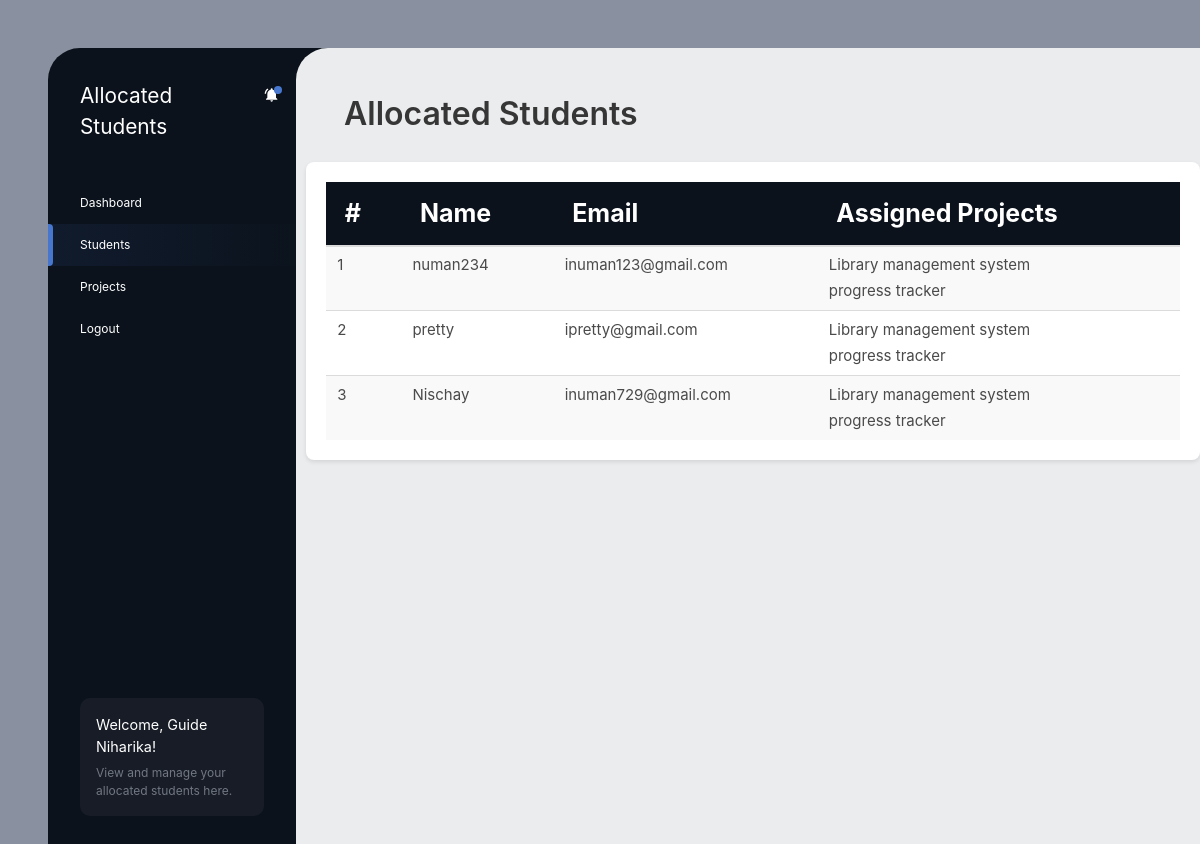
The app's page /allocated/ (signed in) with its own data.
### MySiteApp/models.py (models this page shows, shortened)
class User(AbstractUser):
    ROLE_CHOICES = [
        ('student', 'Student'),
        ('mentor', 'Mentor'),
        ('admin', 'Admin'),
    ]
    role = models.CharField(max_length=10, choices=ROLE_CHOICES,)
    profile_picture = models.ImageField(upload_to='profile_pictures/', null=True, blank=True)
    mentor = models.ForeignKey(
        'self',
        on_delete=models.SET_NULL,
        null=True,
        blank=True,
        related_name='students'
    )  # Link students to mentors
    progress = models.FloatField(default=0.0)

class Project(models.Model):
    id = models.AutoField(primary_key=True)
    title = models.CharField(max_length=200)
    description = models.TextField(blank=True, null=True)
    start_date = models.DateField()
    due_date = models.DateField(default="2024-12-31")
    owner = models.ForeignKey(User, on_delete=models.CASCADE, related_name='owned_projects',null=True, blank=True)
    mentor = models.ForeignKey(User, on_delete=models.SET_NULL, null=True, blank=True, related_name='mentored_projects')  # Supervisor (mentor)
    students = models.ManyToManyField(
        User, related_name='assigned_projects', blank=True, limit_choices_to={'role': 'student'}
    )

### MySiteApp/views.py (the view)
# urls.py: path('allocated/', views.allocated_students_view, name='allocated_students'),
@login_required
def allocated_students_view(request):
    if request.user.role != 'mentor':
        return redirect('access_denied')
    allocated_students = models.User.objects.filter(
        id__in=models.MentorStudentAllocation.objects.filter(mentor=request.user).values('student_id')
    )
    return render(request, 'mentor/allocated_students.html', {
        'students': allocated_students,
    })

### MySiteApp/templates/mentor/allocated_students.html (shortened to what this page needs)
<!DOCTYPE html>
<html lang="en">
<head>
  {% load static %}
  <link rel="stylesheet" href="https://cdnjs.cloudflare.com/ajax/libs/bulma/0.7.4/css/bulma.min.css">
  <link rel="stylesheet" href="{% static 'css/style.css' %}">
</head>
<body>
<div class="site-wrap">
  <nav class="site-nav">
    <div class="name">
      Allocated Students
    </div>
    <ul>
      <li><a href="{% url 'mentor_dashboard' %}">Dashboard</a></li>
      <li class="active"><a href="{% url 'allocated_students' %}">Students</a></li>
      <li><a href="{% url 'mentor_student_projects' %}">Projects</a></li>
      <li><a href="{% url 'login' %}">Logout</a></li>
    </ul>
    <div class="note">
      <h3>Welcome, Guide {{ user.username }}!</h3>
      <p>View and manage your allocated students here.</p>
    </div>
  </nav>
  <main>
    <header>
      <h1 class="title">Allocated Students</h1>
    </header>
    <div class="row">
      <div class="content">
        {% if students %}
        <table>
          <thead class="head">
            <tr>
              <th>#</th>
              <th>Name</th>
              <th>Email</th>
              <th>Assigned Projects</th>
            </tr>
          </thead>
          <tbody>
            {% for student in students %}
            <tr>
              <td>{{ forloop.counter }}</td>
              <td>{{ student.username }}</td>
              <td>{{ student.email }}</td>
              <td>
                <ul style="list-style: none; padding: 0; margin: 0;">
                  {% for project in student.assigned_projects.all %}
                  <li>{{ project.title }}</li>
                  {% endfor %}
                </ul>
              </td>
            </tr>
            {% endfor %}
          </tbody>
        </table>
        {% else %}
        <div class="notification">
          No students have been allocated to you yet.
        </div>
        {% endif %}
      </div>
    </div>
  </main>
</div>
</body>
</html>

### MySiteApp/static/css/style.css (style rules this page uses)
body { background: #89909f; padding: 3rem 0 0 3rem; font-size: 12px; height: auto; margin: 0; overflow: auto; }
.site-wrap { display: grid; grid-template-columns: 280px 1fr; min-height: 100vh; }
.site-nav { background: #0b121b; color: white; border-top-left-radius: 2rem; display: flex; flex-direction: column; }
.site-nav a { color: inherit; }
.site-nav ul { margin-bottom: auto; }
.site-nav ul li a { display: block; padding: 0.75rem 0.5rem 0.75rem 2rem; position: relative; }
.site-nav ul li.active > a { background: linear-gradient(to right, #101b2d, transparent); }
.site-nav ul li.active > a::before { content: ""; position: absolute; left: 0; top: 0; height: 100%; background: #4676cd; width: 5px; border-top-right-radius: 4px; border-bottom-right-radius: 4px; }
.note { width: calc(100% - 6rem); margin: 2rem; background: #171c26; border-radius: 10px; padding: 1rem; }
.note h3 { font-size: 0.9rem; margin: 0 0 0.4rem 0; }
.note p { color: #717783; }
.name { font-size: 1.3rem; position: relative; margin: 2rem 0 2rem 0; padding: 0 2.5rem 0.5rem 2rem; width: calc(100% - 3rem); }
.name svg { position: absolute; fill: white; width: 16px; height: 16px; right: 0; top: 7px; }
.name::after { content: ""; width: 8px; height: 8px; background: #4777ce; border-radius: 20px; position: absolute; top: 6px; right: -2px; }
main { border-top-left-radius: 2rem; background: #ebecee; margin-left: -2rem; position: relative; min-height: 100vh; overflow-y: auto }
main > header { padding: 3rem 3rem 0 3rem; }

### MySiteApp/templates/mentor/allocated_students.html (style rules this page uses)
.row { padding-left: 10px; padding-top: 30px; margin-bottom: 20px; }
.row .content { padding: 20px; background-color: white; border-radius: 8px; box-shadow: 0 2px 4px rgba(0, 0, 0, 0.1); }
table { width: 100%; border-collapse: collapse; text-align: left; }
table th, table td { border: 2px solid black; padding: 8px; }
.content table thead td, .content table thead th { border-width: 0 0 2px; color: white; }
.head { color: white !important; font-size: 25px; background-color: #0b121b; }
table tbody { font-size: 15px; }
table tbody tr:nth-child(odd) { background-color: #f9f9f9; }

### records on screen
User: username "Niharika"
User: username "numan234", email "inuman123@gmail.com"
Project: title "Library management system"
Project: title "progress tracker"
User: username "pretty", email "ipretty@gmail.com"
User: username "Nischay", email "inuman729@gmail.com"
